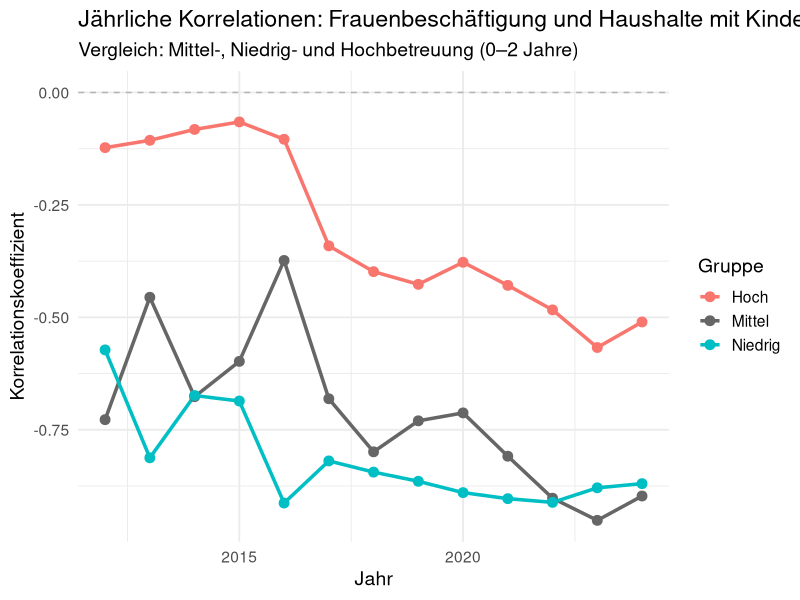

The R script that drew this image: (Note: this script raises an error after producing the figure.)
library(tidyverse)
library(readxl)
library(dplyr)
library(ggplot2)

# Load employment data
ar_sheet <- read_excel("data/raw/export_ar.xlsx", sheet = "ARBEITSMARKT")

df_emp <- ar_sheet %>%
  filter(
    Indikator == "Sozialversicherungspflichtig Beschäftigte - Anteil",
    Ausprägung == "weiblich"
  ) %>%
  mutate(
    Jahr = as.numeric(Jahr),
    emp_female_pct = 100 * `Basiswert 1` / `Basiswert 2`
  ) %>%
  select(Jahr, Raumbezug, emp_female_pct)

# Load population data
be_sheet <- read_excel("data/raw/export_be.xlsx", sheet = "BEVÖLKERUNG")

df_households <- be_sheet %>%
  filter(
    Indikator == "Haushalte mit Kindern",
    Ausprägung == "insgesamt"
  ) %>%
  mutate(
    Jahr = as.numeric(Jahr),
    households_pct = 100 * `Basiswert 1` / `Basiswert 2`
  ) %>%
  select(Jahr, Raumbezug, households_pct)

# Load childcare data
ki <- read_excel("data/raw/export_ki.xlsx", sheet = "KINDERBETREUUNG")

# Children aged 0–2 in childcare
ki_0bis2 <- ki %>% 
  filter(
    Indikator == "Altersgruppen",
    Ausprägung == "bis 2 Jahre"
  ) %>% 
  select(Jahr, Raumbezug, `Basiswert 1`) %>%
  rename(kinder_betreut = `Basiswert 1`)

# Total children aged 0–2
be_0bis2 <- be_sheet %>% 
  filter(
    Indikator == "Altersgruppen",
    Ausprägung == "bis 2 Jahre"
  ) %>% 
  select(Jahr, Raumbezug, `Basiswert 1`) %>%
  rename(kinder_total = `Basiswert 1`)

# Childcare rate
df_betreut <- left_join(
  be_0bis2, ki_0bis2,
  by = c("Jahr", "Raumbezug")
) %>%
  mutate(
    anteil_betreut = 100 * kinder_betreut / kinder_total
  ) %>%
  select(Jahr, Raumbezug, anteil_betreut)

# Join all variables
df_all <- df_emp %>%
  inner_join(df_households, by = c("Jahr", "Raumbezug")) %>%
  inner_join(df_betreut,    by = c("Jahr", "Raumbezug"))%>%
  
  filter(
    !Raumbezug == "Stadt München"
  )

# Year-specific correlations
years <- sort(unique(df_all$Jahr))

corr_df <- map_df(years, function(y) {
  
  df_y <- df_all %>% filter(Jahr == y)
  
  qu <- quantile(df_y$anteil_betreut, probs = c(0, 1/3, 2/3, 1), na.rm = TRUE)
  
  df_y <- df_y %>%
    mutate(
      betreuung_group = cut(
        anteil_betreut,
        breaks = qu,
        labels = c("Niedrig", "Mittel", "Hoch"),
        include.lowest = TRUE
      )
    )
  
  tibble(
    Jahr = y,
    
    Mittel = cor(
      df_y %>% filter(betreuung_group == "Mittel") %>% pull(emp_female_pct),
      df_y %>% filter(betreuung_group == "Mittel") %>% pull(households_pct),
      use = "complete.obs"
    ),
    
    Niedrig = cor(
      df_y %>% filter(betreuung_group == "Niedrig") %>% pull(emp_female_pct),
      df_y %>% filter(betreuung_group == "Niedrig") %>% pull(households_pct),
      use = "complete.obs"
    ),
    
    Hoch = cor(
      df_y %>% filter(betreuung_group == "Hoch") %>% pull(emp_female_pct),
      df_y %>% filter(betreuung_group == "Hoch") %>% pull(households_pct),
      use = "complete.obs"
    )
  )
})

# Reshape to long format
corr_long <- corr_df %>%
  pivot_longer(
    cols = c("Mittel", "Niedrig", "Hoch"),
    names_to = "Group",
    values_to = "Correlation"
  )

# Plot correlations
kor_group <- ggplot(corr_long, aes(x = Jahr, y = Correlation, color = Group)) +
  geom_hline(yintercept = 0, linetype = "dashed", color = "grey70") +
  geom_line(linewidth = 1.2) +
  geom_point(size = 3) +
  scale_color_manual(values = c(
    "Mittel"  = "grey40",
    "Niedrig" = "#00bfc4",
    "Hoch"    = "#f8766d"
  )) +
  theme_minimal(base_size = 14) +
  labs(
    title = "Jährliche Korrelationen: Frauenbeschäftigung und Haushalte mit Kindern",
    subtitle = "Vergleich: Mittel-, Niedrig- und Hochbetreuung (0–2 Jahre)",
    x = "Jahr",
    y = "Korrelationskoeffizient",
    color = "Gruppe"
  )

kor_group
saveRDS(kor_group, "results/figures/m_effekt/m_effekt_kor_group.rds")
